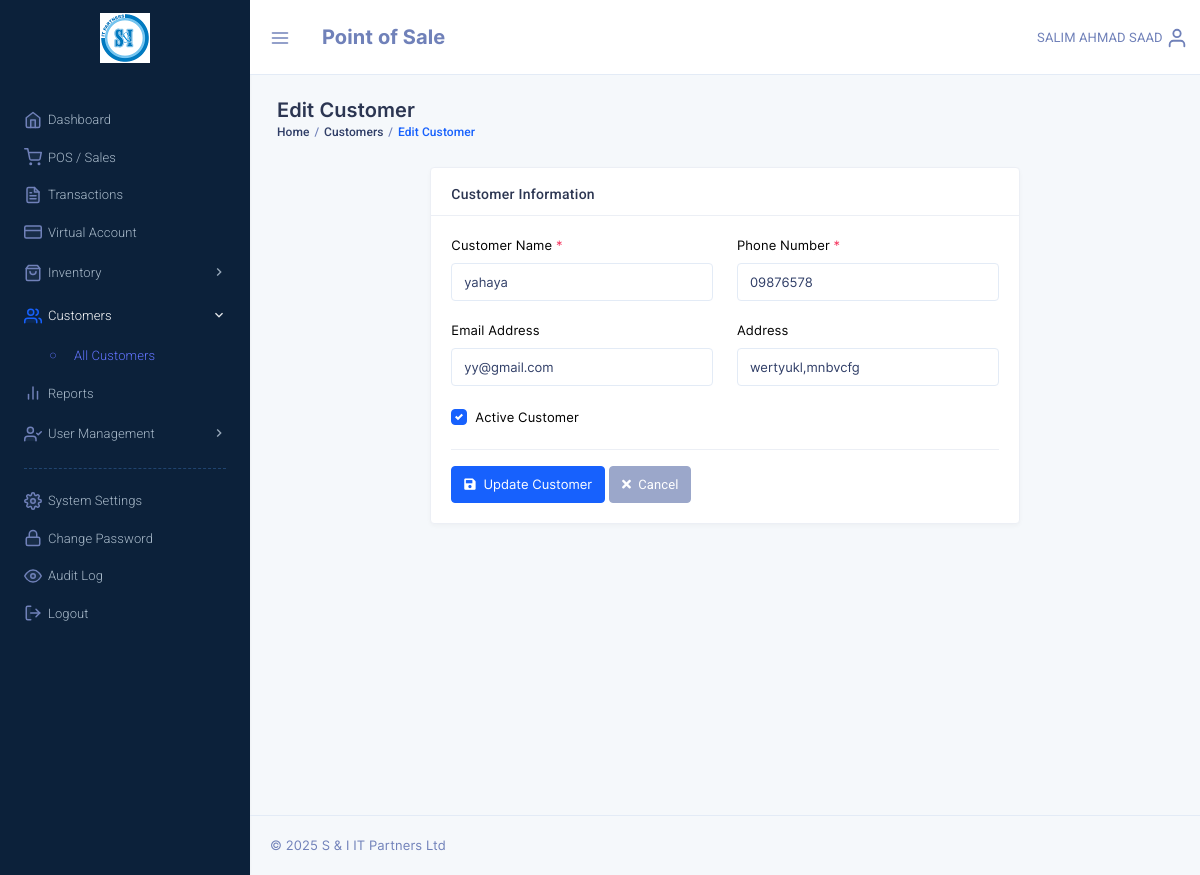
Screenshot of /edit_customer.php?id=21 with the database file from the repository.
### tables this page shows
CREATE TABLE `customers` (
  `customer_id` int NOT NULL,
  `name` varchar(100) NOT NULL,
  `phone` varchar(20) DEFAULT NULL,
  `email` varchar(100) DEFAULT NULL,
  `address` text,
  `total_purchases` decimal(10,2) DEFAULT '0.00',
  `created_at` datetime NOT NULL DEFAULT CURRENT_TIMESTAMP,
  `updated_at` timestamp NULL DEFAULT NULL ON UPDATE CURRENT_TIMESTAMP,
  `is_active` tinyint(1) NOT NULL DEFAULT '1',
  `del_status` tinyint(1) DEFAULT '0'
);

### include/admin_constants.php (called while the page is built, shortened)
<?php
$admin = $_SESSION['pos_admin'];
if((!isset($_SESSION['pos_admin_basic'])) || (!is_array($_SESSION['pos_admin_basic']))) {
	$constantSQL = "SELECT id, username, sname, fname, mname FROM admins WHERE username= :username";
	$constantQuery = $dbh->prepare($constantSQL);
	$constantQuery->bindParam(':username', $admin, PDO::PARAM_STR);
	$constantQuery->execute();
	$constantResult = $constantQuery->fetch(PDO::FETCH_ASSOC);
	$fullname = !empty($constantResult['mname']) ? ($constantResult['fname'] . ' ' . $constantResult['mname'] . ' ' . $constantResult['sname']) : ($constantResult['fname'] . ' ' . $constantResult['sname']);
	$admin_fullname = $_SESSION['pos_admin_basic']['fullname'] = strtoupper($fullname);
} else {
	$admin_fullname = $_SESSION['pos_admin_basic']['fullname'];
}
?>

### edit_customer.php (the view, shortened to what this page needs)
<?php
require("config.php");
require("include/admin_constants.php");
require("logger.php");
$customer_id = isset($_GET['id']) ? intval($_GET['id']) : 0;
$sql = "SELECT * FROM customers WHERE customer_id = :id";
$query = $dbh->prepare($sql);
$query->bindParam(':id', $customer_id, PDO::PARAM_INT);
$query->execute();
$customer = $query->fetch(PDO::FETCH_ASSOC);
?>
<!DOCTYPE html>
<html lang="en">
<head>
    <link href="template/assets/css/bootstrap.min.css" rel="stylesheet" type="text/css" />
    <link href="template/assets/css/icons.min.css" rel="stylesheet" type="text/css" />
    <link href="template/assets/css/metisMenu.min.css" rel="stylesheet" type="text/css" />
    <link href="template/assets/css/app.min.css" rel="stylesheet" type="text/css" />
</head>
<body class="dark-sidenav">
    <?php include('include/sidebar.php'); ?>
    <div class="page-wrapper">
        <div class="topbar"><?php require('template/top_nav_admin.php'); ?></div>
        <div class="page-content">
            <div class="container-fluid">
                <div class="row">
                    <div class="col-sm-12">
                        <div class="page-title-box">
                            <h4 class="page-title">Edit Customer</h4>
                            <ol class="breadcrumb">
                                <li class="breadcrumb-item"><a href="dashboard.php">Home</a></li>
                                <li class="breadcrumb-item"><a href="customers.php">Customers</a></li>
                                <li class="breadcrumb-item active">Edit Customer</li>
                            </ol>
                        </div>
                    </div>
                </div>
                <div class="row">
                    <div class="col-lg-8 mx-auto">
                        <div class="card">
                            <div class="card-header">
                                <h5 class="card-title mb-0">Customer Information</h5>
                            </div>
                            <div class="card-body">
                                <form method="POST" action="">
                                    <div class="row">
                                        <div class="col-md-6">
                                            <div class="form-group">
                                                <label for="name">Customer Name <span class="text-danger">*</span></label>
                                                <input type="text" class="form-control" id="name" name="name"
                                                    value="<?php echo htmlspecialchars($customer['name']); ?>" required>
                                            </div>
                                        </div>
                                        <div class="col-md-6">
                                            <div class="form-group">
                                                <label for="phone">Phone Number <span class="text-danger">*</span></label>
                                                <input type="text" class="form-control" id="phone" name="phone"
                                                    value="<?php echo htmlspecialchars($customer['phone']); ?>" required>
                                            </div>
                                        </div>
                                    </div>
                                    <div class="row">
                                        <div class="col-md-6">
                                            <div class="form-group">
                                                <label for="email">Email Address</label>
                                                <input type="email" class="form-control" id="email" name="email"
                                                    value="<?php echo htmlspecialchars($customer['email']); ?>">
                                            </div>
                                        </div>
                                        <div class="col-md-6">
                                            <div class="form-group">
                                                <label for="address">Address</label>
                                                <input type="text" class="form-control" id="address" name="address"
                                                    value="<?php echo htmlspecialchars($customer['address']); ?>">
                                            </div>
                                        </div>
                                    </div>
                                    <div class="form-group">
                                        <div class="custom-control custom-checkbox">
                                            <label class="custom-control-label" for="is_active">Active Customer</label>
                                        </div>
                                    </div>
                                    <hr>
                                    <div class="form-group mb-0">
                                        <button type="submit" name="update_customer" class="btn btn-primary">
                                            <i class="fas fa-save mr-1"></i> Update Customer
                                        </button>
                                        <a href="customer_details.php?id=<?php echo $customer_id; ?>" class="btn btn-secondary">
                                            <i class="fas fa-times mr-1"></i> Cancel
                                        </a>
                                    </div>
                                </form>
                            </div>
                        </div>
                    </div>
                </div>
            </div>
            <footer class="footer text-center text-sm-left">
                <?php include('template/copyright.php'); ?>
            </footer>
        </div>
    </div>
</body>
</html>

### template/top_nav_admin.php (shortened to what this page needs)
<nav class="navbar-custom">
    <ul class="list-unstyled topbar-nav float-right mb-0">
        <li class="dropdown">
            <a class="nav-link dropdown-toggle waves-effect waves-light nav-user" data-toggle="dropdown" href="#" role="button" aria-haspopup="false" aria-expanded="false">
                <span class="ms-1 nav-user-name hidden-sm"><?php echo $admin_fullname; ?></span>
                <i data-feather="user" class="align-self-center icon-sm"></i>
            </a>
        </li>
    </ul>
    <ul class="list-unstyled topbar-nav mb-0">
        <li>
            <button class="nav-link button-menu-mobile">
                <i data-feather="menu" class="align-self-center topbar-icon"></i>
            </button>
        </li>
        <li class="creat-btn">
            <div class="nav-link">
                <span class="app-name font-weight-bold font-20">Point of Sale</span>
            </div>
        </li>
    </ul>
</nav>

### rows the page displays
customers: name "yahaya", phone "09876578", email "yy@gmail.com", address "wertyukl,mnbvcfg"

### other values shown
$admin_fullname "SALIM AHMAD SAAD"
